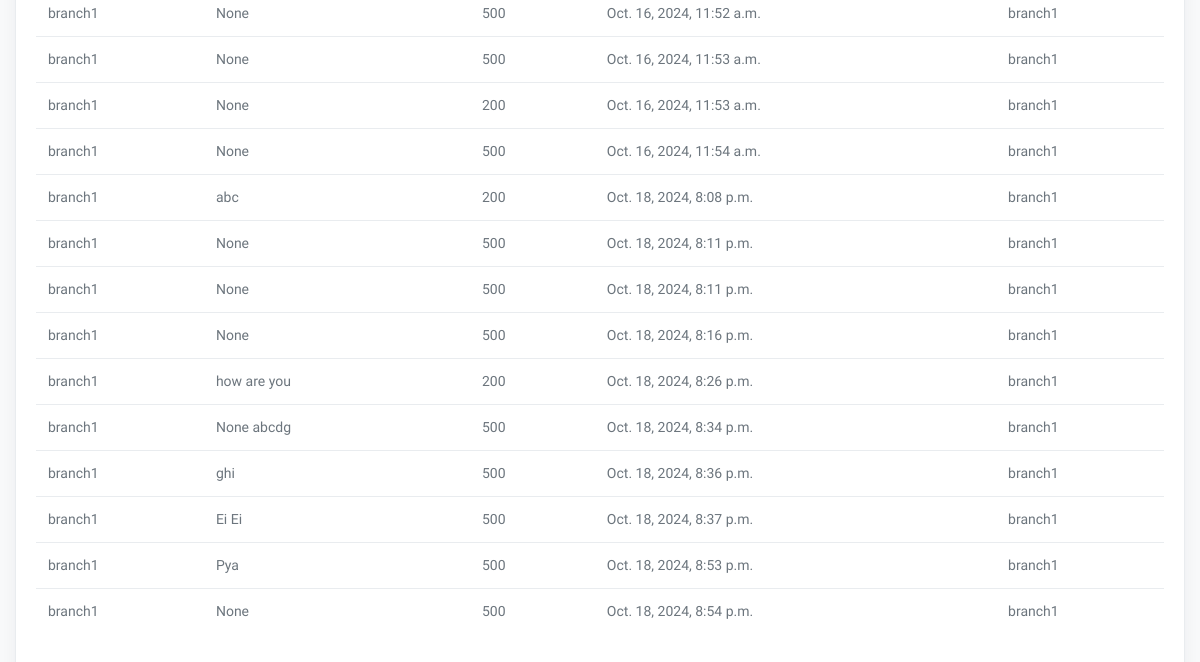
Before: /salereportview/ (signed in, lower part) with the older database file.
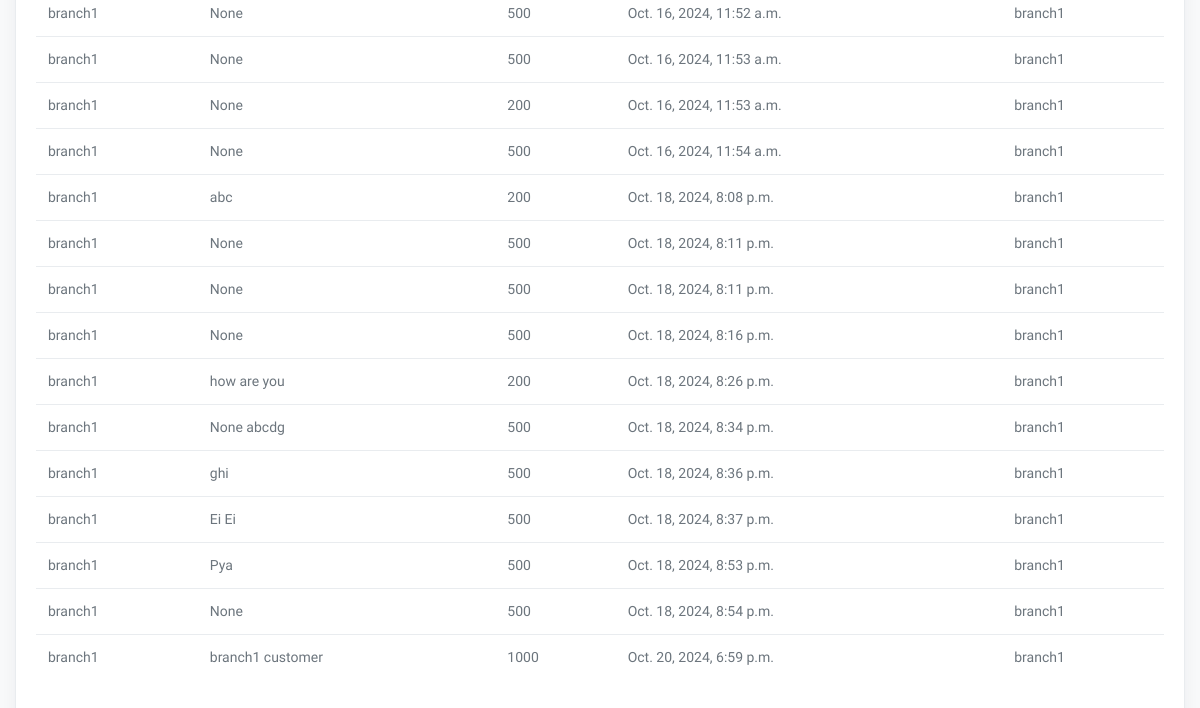
After: the same page with the newer database file.
### myapp/models.py (models this page shows, shortened)
class Cart(models.Model):
    staff = models.ForeignKey(User, on_delete=models.CASCADE, null=True, blank=True)
    branch = models.ForeignKey(branch, on_delete=models.CASCADE, blank=True, null=True)
    customername = models.CharField(max_length=255,null=True, blank=True)
    total = models.PositiveIntegerField(default=0)
    tax = models.PositiveIntegerField(default=0)
    created_at = models.DateTimeField(auto_now_add=True)
    updated_at = models.DateTimeField(auto_now=True)

class branch(models.Model):
    usr = models.ForeignKey(User, on_delete=models.CASCADE, null=True, blank=True)
    branch_name = models.CharField(max_length=225,blank=True, null=True)
    phone = models.CharField(max_length=225,blank=True, null=True)
    address = models.CharField(max_length=225,blank=True, null=True)
    created_at = models.DateTimeField(auto_now_add=True)
    updated_at = models.DateTimeField(auto_now=True)
    def __str__(self):
        return self.branch_name

### myapp/views.py (the view)
# urls.py: path('salereportview/', salereportview.as_view(), name='salereportview'),
class salereportview(View):
    def get(self, request):
        try:
            branch_id = self.request.session.get("branch_id", None)
            rep = Cart.objects.filter(branch=branch_id)
            context = {'rep':rep}
            return render(request, 'salereportview.html', context)
        except:
            return HttpResponse('salerepoererror')

### templates/salereportview.html (shortened to what this page needs)
{% extends 'base.html' %}
{% block content %}
<div class="row justify-content-center">
    <div class="col-12">
      <div class="row my-4">
        <div class="col-md-12">
          <div class="card shadow">
            <div class="card-body">
              <table class="table datatables" id="saleerporttbl">
                <tbody id="categorylist">
                  {% for i in rep %}
                  <tr class="catlisttr">
                    <td>{{i.branch}}</td>
                    <td>{{i.customername}}</td>
                    <td>{{i.total}}</td>
                    <td>{{i.created_at}}</td>
                    <td>{{i.branch}}</td>
                  </tr>
                  {% endfor %}
                </tbody>
              </table>
            </div>
          </div>
        </div>
      </div>
    </div>
  </div>
{% endblock content %}

Changed rows visible on the page:
added Cart: branch "branch1", customername "branch1 customer", total "1000", created_at "Oct. 20, 2024, 6:59 p.m."
